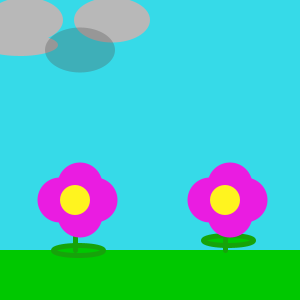
Frame 1 (no input)
Frame 60 (the mouse pressed at the canvas centre just before this capture): identical to frame 1, image omitted
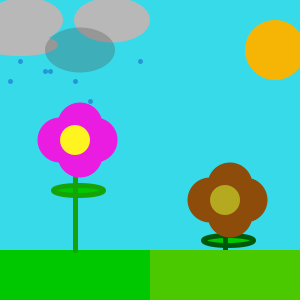
Frame 120 (the mouse held since frame 60 and released just before this capture)

The Processing sketch that drew these frames (run headless with seeded random() and noise(); from frame 60 on, the mouse is pressed at the canvas centre):

// Processing sketch: processing_36274
// ── processing_36274.pde

//Click to make the flower grow(or not) in the different weather climates.

void setup() {
  size(300, 300);
}

int rain=2;
int flower=1;
int sun=15;

void draw() {
  //leftside setup
  background(54, 218, 232);
  noStroke();
  smooth();
  fill(0, 200, 0);
  rect(0, 250, width/2, height);
  strokeWeight(5);
  stroke(22, 163, 10);
  ellipse(78, 250, 50, 10);
  line(75, 250, 75, 215);

  noStroke();
  fill(234,28,225);
  ellipse(95, 200, 45, 45);
  ellipse(80, 215, 45, 45);
  ellipse(80, 185, 45, 45);
  ellipse(60, 200, 45, 45);

  fill(255, 244, 31);
  ellipse(75, 200, 30, 30);

  //toggle between weather_left/right sides
  if (mouseX<width/2) {
    //rain clouds_left side
    fill(184); 
    ellipse(20, 45, 76, 22);
    ellipse(25, 20, 76, 45);
    ellipse(112, 20, 76, 45);
    fill(80, 80);
    ellipse(80, 50, 70, 45);
  }
  else {
    //sun_right side
    fill(246, 255, 5);
    ellipse(275, 50, 60, 60);
  }


  //right side setup
  noStroke();
  smooth();
  fill(0, 200, 0);
  rect(width/2, 250, 300, 300);

  //stem
  strokeWeight(5);
  stroke(22, 163, 10);
  ellipse(228, 240, 50, 10);
  line(225, 250, 225, 215);

  //right side flower
  noStroke();
  fill(234,28,225);
  ellipse(245, 200, 45, 45);
  ellipse(230, 215, 45, 45);
  ellipse(230, 185, 45, 45);
  ellipse(210, 200, 45, 45);

  fill(255, 244, 31);
  ellipse(225, 200, 30, 30);


  if (mousePressed) {
    background(54, 218, 232);
    noStroke();
    smooth();
    fill(0, 200, 0);
    rect(0, 250, width/2, height);
    //growing flower_stem
    strokeWeight(5);
    stroke(22, 163, 10);
    ellipse(78, 250-flower, 50, 10);
    line(75, 250, 75, 215-flower);
    //growing flower_petals
    noStroke();
    fill(234,28,225);
    ellipse(95, 200-flower, 45, 45);
    ellipse(80, 215-flower, 45, 45);
    ellipse(80, 185-flower, 45, 45);
    ellipse(60, 200-flower, 45, 45);
    fill(255, 244, 31);
    ellipse(75, 200-flower, 30, 30);
    //rain clouds
    fill(184);
    ellipse(20, 45, 76, 22);
    ellipse(25, 20, 76, 45);
    ellipse(112, 20, 76, 45);
    fill(80, 80);
    ellipse(80, 50, 70, 45);
    
    //sun
    fill(246, 255-sun, 5);
    ellipse(275, 50, 60, 60);
    
    //wilting flower setup
    strokeWeight(5);
    stroke(22-sun, 163-sun, 10);
    fill(0, 200, 0);
    ellipse(228, 240, 50, 10);
    line(225, 250, 225, 215);
    noStroke();
    fill(215-sun, 150-sun, 10);
    ellipse(245, 200, 45, 45);
    ellipse(230, 215, 45, 45);
    ellipse(230, 185, 45, 45);
    ellipse(210, 200, 45, 45);
    fill(255-sun, 244-sun, 31);
    ellipse(225, 200, 30, 30);

    if (sun>=255) {
      sun=15;
    }


    //right side setup
    noStroke();
    smooth();
    fill(sun, 200, 0);
    rect(width/2, 250, 300, 300);
    //rain
    stroke(0, 0, 180, 80);
    strokeWeight(5);
    point(20, rain);
    point(45, rain+10);
    point(75, rain+20);
    point(50, rain+10);
    point(10, rain+20);
    point(140, rain);
    point(90, rain+40);

    if (rain>=height-50) {
      rain=2;
    }

    flower++;
    sun++;
    rain++;
  }

  if (flower>=height-50) {
    flower=1;
  }
}
